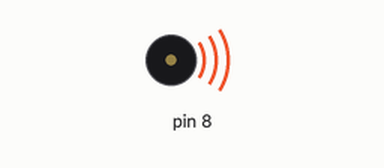
A sketch run on a simulated Arduino Uno, built with avr-gcc and run on an emulated ATmega328P. On the bench: buzzer (waves = sounding).

Above: at 0.9 s.
At 13.25 s:
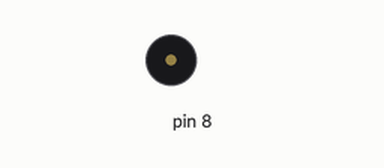
Timing chart, 0 to 14.0 s (numbered marks = the images above):
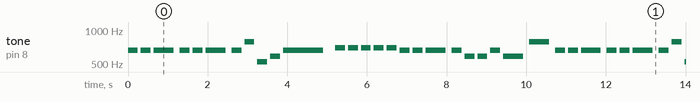

Measured:
- by itself, tone on pin 8: plays 659 Hz for 0.25 s, 659 Hz for 0.25 s, 659 Hz for 0.50 s, 659 Hz for 0.25 s, 659 Hz for 0.25 s, 659 Hz for 0.50 s … (297 notes in this stretch)

The sketch:

sketch_JingleThemBells.ino
```cpp
#include "pitches.h"
#include "jingleBellsTheme.h"


void setup() {
}

void loop() {
  for(int noteIndex=0; noteIndex<sizeof(noteDurations)/sizeof(int); noteIndex++){
    int duration = 1000/noteDurations[noteIndex];
    tone(8, melody[noteIndex], duration);
    delay((int)(duration*1.3)); //why is this line needed? because the board wont wait for the note to end and will move to the next line which changes the tone, so we need a delay to actually complete the previous tone before moving into the next one
  }
  noTone(8);
  delay(100);
}
```

jingleBellsTheme.h
```cpp
// notes in the melody:
int melody[] = {
    //jingle bells
  NOTE_E5, NOTE_E5, NOTE_E5,NOTE_E5, NOTE_E5, NOTE_E5, NOTE_E5, NOTE_G5, NOTE_C5,NOTE_D5, NOTE_E5,
  NOTE_F5, NOTE_F5, NOTE_F5,NOTE_F5, NOTE_F5, NOTE_E5,NOTE_E5, NOTE_E5,NOTE_E5, NOTE_D5, NOTE_D5,NOTE_E5, NOTE_D5, NOTE_G5,
  NOTE_E5, NOTE_E5, NOTE_E5,NOTE_E5, NOTE_E5, NOTE_E5, NOTE_E5, NOTE_G5, NOTE_C5,NOTE_D5, NOTE_E5,
  NOTE_F5, NOTE_F5, NOTE_F5,NOTE_F5, NOTE_F5, NOTE_E5,NOTE_E5, NOTE_E5,NOTE_G5, NOTE_G5, NOTE_F5,NOTE_D5, NOTE_C5
  };


// note durations: 4 = quarter note, 8 = eighth note, etc.:
float noteDurations[] = {
  4,4,2,4,4,2,4,4,4,4,1,
  4,4,4,4,4,4,4,2,4,4,4,4,2,2,
  4,4,2,4,4,2,4,4,4,4,1,
  4,4,4,4,4,4,4,2,4,4,4,4,1
};
```

pitches.h
```cpp
#define NOTE_B0  31
#define NOTE_C1  33
#define NOTE_CS1 35
#define NOTE_D1  37
#define NOTE_DS1 39
#define NOTE_E1  41
#define NOTE_F1  44
#define NOTE_FS1 46
#define NOTE_G1  49
#define NOTE_GS1 52
#define NOTE_A1  55
#define NOTE_AS1 58
#define NOTE_B1  62
#define NOTE_C2  65
#define NOTE_CS2 69
#define NOTE_D2  73
#define NOTE_DS2 78
#define NOTE_E2  82
#define NOTE_F2  87
#define NOTE_FS2 93
#define NOTE_G2  98
#define NOTE_GS2 104
#define NOTE_A2  110
#define NOTE_AS2 117
#define NOTE_B2  123
#define NOTE_C3  131
#define NOTE_CS3 139
#define NOTE_D3  147
#define NOTE_DS3 156
#define NOTE_E3  165
#define NOTE_F3  175
#define NOTE_FS3 185
#define NOTE_G3  196
#define NOTE_GS3 208
#define NOTE_A3  220
#define NOTE_AS3 233
#define NOTE_B3  247
#define NOTE_C4  262
#define NOTE_CS4 277
#define NOTE_D4  294
#define NOTE_DS4 311
#define NOTE_E4  330
#define NOTE_F4  349
#define NOTE_FS4 370
#define NOTE_G4  392
#define NOTE_GS4 415
#define NOTE_A4  440
#define NOTE_AS4 466
#define NOTE_B4  494
#define NOTE_C5  523
#define NOTE_CS5 554
#define NOTE_D5  587
#define NOTE_DS5 622
#define NOTE_E5  659
#define NOTE_F5  698
#define NOTE_FS5 740
#define NOTE_G5  784
#define NOTE_GS5 831
#define NOTE_A5  880
#define NOTE_AS5 932
#define NOTE_B5  988
#define NOTE_C6  1047
#define NOTE_CS6 1109
#define NOTE_D6  1175
#define NOTE_DS6 1245
#define NOTE_E6  1319
#define NOTE_F6  1397
#define NOTE_FS6 1480
#define NOTE_G6  1568
#define NOTE_GS6 1661
#define NOTE_A6  1760
#define NOTE_AS6 1865
#define NOTE_B6  1976
#define NOTE_C7  2093
#define NOTE_CS7 2217
#define NOTE_D7  2349
#define NOTE_DS7 2489
#define NOTE_E7  2637
#define NOTE_F7  2794
#define NOTE_FS7 2960
#define NOTE_G7  3136
#define NOTE_GS7 3322
#define NOTE_A7  3520
#define NOTE_AS7 3729
#define NOTE_B7  3951
#define NOTE_C8  4186
#define NOTE_CS8 4435
#define NOTE_D8  4699
#define NOTE_DS8 4978
```
